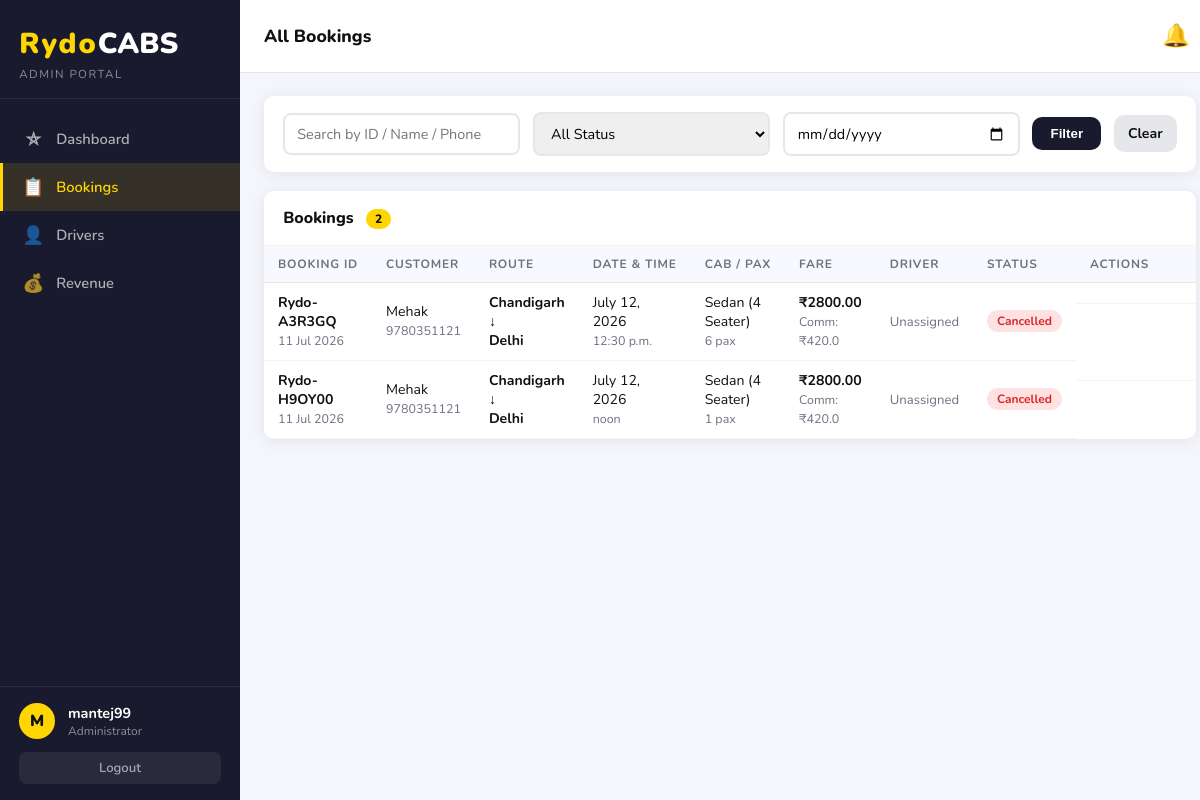
Screenshot of /portal/bookings/ (signed in) with the database file from the repository.
### cabs/models.py (models this page shows, shortened)
class Booking(models.Model):
    booking_id     = models.CharField(max_length=20, unique=True, blank=True)
    customer_name  = models.CharField(max_length=100)
    customer_phone = models.CharField(max_length=15)
    customer_email = models.EmailField(blank=True)
    pickup_city    = models.CharField(max_length=50, choices=CITY_CHOICES)
    drop_city      = models.CharField(max_length=50, choices=CITY_CHOICES)
    pickup_date    = models.DateField()
    pickup_time    = models.TimeField()
    cab_type       = models.CharField(max_length=20, choices=CAB_TYPE_CHOICES)
    passengers     = models.PositiveIntegerField(default=1)
    trip_type      = models.CharField(max_length=20, choices=[('one_way','One Way'),('round_trip','Round Trip')], default='one_way')
    return_date    = models.DateField(null=True, blank=True)
    estimated_fare   = models.DecimalField(max_digits=10, decimal_places=2, null=True, blank=True)
    commission_rate  = models.DecimalField(max_digits=5, decimal_places=2, default=15.00)
    status           = models.CharField(max_length=20, choices=BOOKING_STATUS, default='pending')
    driver           = models.ForeignKey(Driver, null=True, blank=True, on_delete=models.SET_NULL)
    accepted_at      = models.DateTimeField(null=True, blank=True)
    completed_at     = models.DateTimeField(null=True, blank=True)
    created_at       = models.DateTimeField(default=timezone.now)
    def admin_commission(self):
        if self.estimated_fare:
            return round(float(self.estimated_fare) * float(self.commission_rate) / 100, 2)
        return 0

### driver_portal/views.py (the view)
# urls.py: path('bookings/',                        views.all_bookings,    name='portal_bookings'),
@login_required(login_url='portal_login')
def all_bookings(request):
    driver = _get_driver(request.user)
    admin  = _is_admin(request.user)
    qs = Booking.objects.select_related('driver').order_by('-created_at')
    status_f = request.GET.get('status','')
    date_f   = request.GET.get('date','')
    search   = request.GET.get('search','')
    if status_f: qs = qs.filter(status=status_f)
    if date_f:   qs = qs.filter(pickup_date=date_f)
    if search:
        qs = qs.filter(Q(booking_id__icontains=search)|Q(customer_name__icontains=search)|Q(customer_phone__icontains=search))
    if driver and not admin:
        qs = qs.filter(Q(driver=driver)|Q(status='pending'))
    available_drivers = Driver.objects.filter(is_available=True, is_active=True)
    return render(request, 'driver_portal/bookings.html', {
        'bookings': qs, 'is_admin': admin, 'driver': driver,
        'status_choices': BOOKING_STATUS, 'status_filter': status_f,
        'date_filter': date_f, 'search': search,
        'available_drivers': available_drivers,
    })

### driver_portal/views.py (called while the page is built)
def _is_admin(user):
    return user.is_staff or user.is_superuser

def _get_driver(user):
    try:
        return user.driver
    except Exception:
        return None

### templates/driver_portal/bookings.html (shortened to what this page needs)
{% extends 'driver_portal/base.html' %}
{% block page_title %}All Bookings{% endblock %}
{% block content %}
<div class="filter-bar">
  <form method="GET" class="filter-form">
    <input type="text"  name="search"   placeholder="Search by ID / Name / Phone" value="{{ search }}">
    <select name="status">
      <option value="">All Status</option>
    </select>
    <input type="date" name="date" value="{{ date_filter }}">
    <button type="submit" class="btn-filter">Filter</button>
    <a href="{% url 'portal_bookings' %}" class="btn-clear">Clear</a>
  </form>
</div>
<div class="dash-card">
  <div class="dash-card-header">
    <h3>Bookings <span class="badge-count">{{ bookings|length }}</span></h3>
  </div>
  <div class="table-wrap">
    <table class="portal-table">
      <thead><tr>
        <th>Booking ID</th><th>Customer</th><th>Route</th>
        <th>Date & Time</th><th>Cab / Pax</th><th>Fare</th>
        <th>Driver</th><th>Status</th><th>Actions</th>
      </tr></thead>
      <tbody>
        {% for b in bookings %}
        <tr>
          <td><strong>{{ b.booking_id }}</strong><br><small>{{ b.created_at|date:"d M Y" }}</small></td>
          <td>{{ b.customer_name }}<br><small>{{ b.customer_phone }}</small></td>
          <td><strong>{{ b.pickup_city }}</strong><br>&darr;<br><strong>{{ b.drop_city }}</strong></td>
          <td>{{ b.pickup_date }}<br><small>{{ b.pickup_time }}</small></td>
          <td>{{ b.get_cab_type_display }}<br><small>{{ b.passengers }} pax</small></td>
          <td>
            <strong>&#8377;{{ b.estimated_fare }}</strong>
            {% if is_admin %}
            <br><small class="text-green">Comm: &#8377;{{ b.admin_commission }}</small>
            {% endif %}
          </td>
          <td>
            {% if b.driver %}
              <span class="driver-chip">{{ b.driver.driver_id }}<br>{{ b.driver.name }}</span>
            {% else %}
              <span class="unassigned">Unassigned</span>
            {% endif %}
          </td>
          <td><span class="status-dot status-{{ b.status }}">{{ b.get_status_display }}</span></td>
          <td class="actions-cell">
          </td>
        </tr>
        {% empty %}
        <tr><td colspan="9" class="empty-state">No bookings found.</td></tr>
        {% endfor %}
      </tbody>
    </table>
  </div>
</div>
{% endblock %}

### templates/driver_portal/base.html (shortened to what this page needs)
<!DOCTYPE html>
<html lang="en">
<head>
  {% load static %}
  <link rel="stylesheet" href="{% static 'css/portal.css' %}">
</head>
<body class="portal-body">
{% if user.is_authenticated %}
<div class="portal-layout">
  <aside class="sidebar" id="sidebar">
    <div class="sb-logo">
      <span class="logo-num">Rydo</span><span class="logo-cabs">CABS</span>
      <div class="sb-role">{% if is_admin %}Admin Portal{% else %}Driver Portal{% endif %}</div>
    </div>
    <nav class="sb-nav">
      <a href="{% url 'portal_dashboard' %}" class="sb-link {% if request.resolver_match.url_name == 'portal_dashboard' %}active{% endif %}">
        <span class="sb-icon">&#9956;</span> Dashboard
      </a>
      <a href="{% url 'portal_bookings' %}" class="sb-link {% if 'booking' in request.resolver_match.url_name %}active{% endif %}">
        <span class="sb-icon">&#128203;</span> Bookings
      </a>
      {% if is_admin %}
      <a href="{% url 'portal_drivers' %}" class="sb-link {% if request.resolver_match.url_name == 'portal_drivers' %}active{% endif %}">
        <span class="sb-icon">&#128100;</span> Drivers
      </a>
      <a href="{% url 'portal_revenue' %}" class="sb-link {% if request.resolver_match.url_name == 'portal_revenue' %}active{% endif %}">
        <span class="sb-icon">&#128176;</span> Revenue
      </a>
      {% endif %}
    </nav>
    <div class="sb-user">
      <div class="sb-user-info">
        <div class="sb-avatar">{{ user.username|slice:":1"|upper }}</div>
        <div>
          <div class="sb-username">{{ user.username }}</div>
          <div class="sb-userrole">{% if is_admin %}Administrator{% else %}Driver{% endif %}</div>
        </div>
      </div>
      <a href="{% url 'portal_logout' %}" class="sb-logout">Logout</a>
    </div>
  </aside>
  <main class="portal-main">
    <div class="portal-topbar">
      <div class="topbar-title">{% block page_title %}Dashboard{% endblock %}</div>
      <div class="topbar-right">
        <div class="alert-bell" id="alertBell" onclick="toggleAlertPanel()">
          &#128276;
        </div>
      </div>
    </div>
    <div class="portal-content">
      {% block content %}{% endblock %}
    </div>
  </main>
</div>
{% else %}
{% block auth_content %}{% endblock %}
{% endif %}
</body>
</html>

### rows the page displays
Booking: booking_id "Rydo-A3R3GQ", created_at "11 Jul 2026", customer_name "Mehak", customer_phone "9780351121", pickup_city "Chandigarh", drop_city "Delhi", pickup_date "July 12, 2026", pickup_time "12:30 p.m.", cab_type "Sedan (4 Seater)", passengers "6", estimated_fare "2800.00", admin_commission "420.0", shows "Unassigned", status "Cancelled"
Booking: booking_id "Rydo-H9OY00", created_at "11 Jul 2026", customer_name "Mehak", customer_phone "9780351121", pickup_city "Chandigarh", drop_city "Delhi", pickup_date "July 12, 2026", pickup_time "noon", cab_type "Sedan (4 Seater)", passengers "1", estimated_fare "2800.00", admin_commission "420.0", shows "Unassigned", status "Cancelled"

### other values shown
{{ user.username|slice:":1"|upper }} "M"
{{ user.username }} "mantej99"
{{ bookings|length }} "2"
